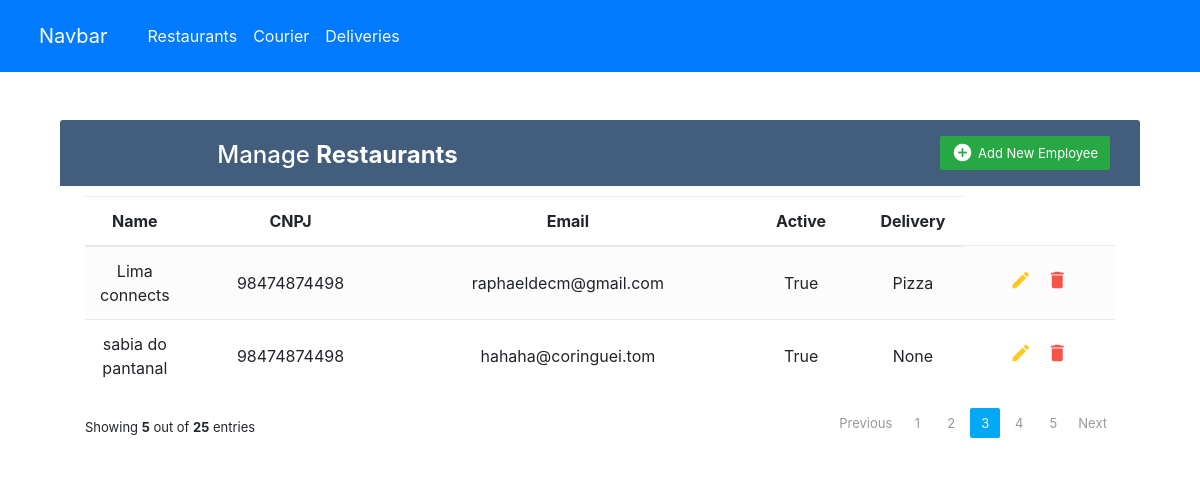
The app's page /restaurants, older data.
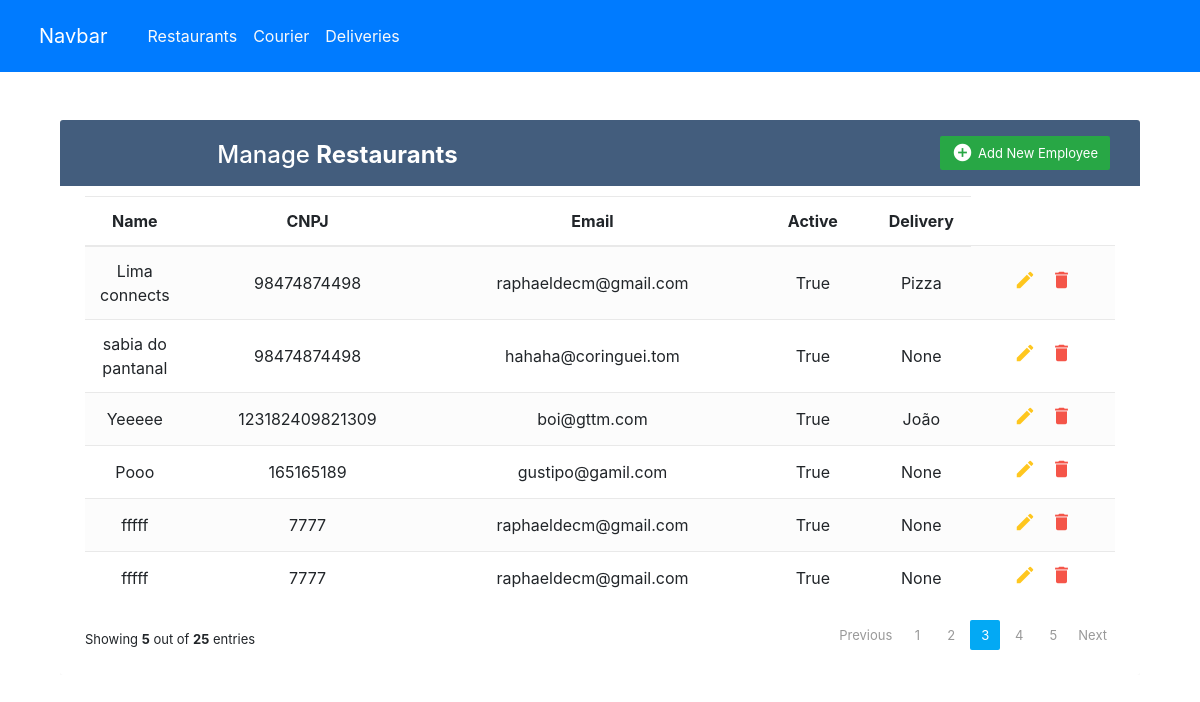
The same page, newer data.
### main/models.py (models this page shows, shortened)
class Restaurant(models.Model):
    name = models.CharField(max_length=25)
    cnpj = models.CharField(max_length=25)
    email = models.CharField(max_length=25)
    active = models.BooleanField(default=1)
    delivery = models.OneToOneField(Delivery, on_delete = models.CASCADE, blank = True, null = True)

class Delivery(models.Model):
    name = models.CharField(max_length=25)
    total = models.DecimalField(max_digits=6,decimal_places=2)
    status = models.CharField(max_length=25)
    courier = models.ForeignKey(Courier, on_delete = models.CASCADE)
    def __str__(self):
        return self.name

### main/views.py (the view)
# urls.py: path('restaurants', restaurant, name = 'restaurants'),
def restaurant(request):
    restaurants = Restaurant.objects.all()
    context = {
        'restaurants':restaurants
    }
    return render(request, "restaurant.html", context)

### main/templates/restaurant.html (shortened to what this page needs)
{% extends 'base.html' %}
    {% block content %}
<div class="container-xl">
	<div class="table-responsive">
		<div class="table-wrapper">
			<div class="table-title">
				<div class="row">
					<div class="col-sm-6">
						<h2>Manage <b>Restaurants</b></h2>
					</div>
					<div class="col-sm-6">
						<a href={% url 'restaurant_create' %} class="btn btn-success"><i class="material-icons">&#xE147;</i> <span>Add New Employee</span></a>
					</div>
				</div>
			</div>
			<table class="table table-striped table-hover">
				<thead>
					<tr>
						<th>Name</th>
						<th>CNPJ</th>
						<th>Email</th>
						<th>Active</th>
						<th>Delivery</th>
					</tr>
				</thead>
				<tbody>
                    {% for restaurant in restaurants %}
					<tr>
						<td>{{restaurant.name}}</td>
						<td>{{restaurant.cnpj}}</td>
						<td>{{restaurant.email}}</td>
						<td>{{restaurant.active}}</td>
						<td>{{restaurant.delivery}}</td>
						<td>
							<a href="#editEmployeeModal" class="edit" data-toggle="modal"><i class="material-icons" data-toggle="tooltip" title="Edit">&#xE254;</i></a>
							<a href="#deleteEmployeeModal" class="delete" data-toggle="modal"><i class="material-icons" data-toggle="tooltip" title="Delete">&#xE872;</i></a>
						</td>
					</tr>
                    {% endfor %}
				</tbody>
			</table>
			<div class="clearfix">
				<div class="hint-text">Showing <b>5</b> out of <b>25</b> entries</div>
				<ul class="pagination">
					<li class="page-item disabled"><a href="#">Previous</a></li>
					<li class="page-item"><a href="#" class="page-link">1</a></li>
					<li class="page-item"><a href="#" class="page-link">2</a></li>
					<li class="page-item active"><a href="#" class="page-link">3</a></li>
					<li class="page-item"><a href="#" class="page-link">4</a></li>
					<li class="page-item"><a href="#" class="page-link">5</a></li>
					<li class="page-item"><a href="#" class="page-link">Next</a></li>
				</ul>
			</div>
		</div>
	</div>
</div>
{% endblock %}

### main/templates/base.html (shortened to what this page needs)
{% load static %}
<!DOCTYPE html>
<html lang="en">
	<head>
		<link rel="stylesheet" href="{% static 'css/style.css' %}">
		<link rel="stylesheet" href="https://stackpath.bootstrapcdn.com/bootstrap/4.5.0/css/bootstrap.min.css">
		<link rel="stylesheet" href="https://maxcdn.bootstrapcdn.com/font-awesome/4.7.0/css/font-awesome.min.css">
	</head>
	<body>
		<div class='grid text-center'>
		<nav class="navbar navbar-expand-lg navbar-dark bg-primary d-flex mb-5">
				<div class="container-fluid">
					<a class="navbar-brand fs-1 p-2" href={% url 'home' %}>Navbar</a>
					<div class="collapse navbar-collapse" id="navbarNav">
						<ul class="navbar-nav ms-auto p-2">
							<li class="nav-item">
							<a class="nav-link fs-4 text-light" aria-current="page" href={% url 'restaurants' %}>Restaurants</a>
							</li>
							<li class="nav-item">
							<a class="nav-link fs-4 text-light" href={% url 'couriers' %}>Courier</a>
							</li>
							<li class="nav-item">
							<a class="nav-link fs-4 text-light" href={% url 'deliveries' %}>Deliveries</a>
						</ul>
			</div>
		</nav>
		<div class="container">
			{% block content %}
			{% endblock %}
		</div>
	</body>
</html>

### static/css/style.css (style rules this page uses)
body { color: #566787; background: #f5f5f5; font-family: 'Varela Round', sans-serif; font-size: 13px; }
.table-responsive { margin: 30px 0; }
.table-wrapper { background: #fff; padding: 20px 25px; border-radius: 3px; min-width: 1000px; box-shadow: 0 1px 1px rgba(0,0,0,.05); }
.table-title { padding-bottom: 15px; background: #435d7d; color: #fff; padding: 16px 30px; min-width: 100%; margin: -20px -25px 10px; border-radius: 3px 3px 0 0; }
.table-title h2 { margin: 5px 0 0; font-size: 24px; }
.table-title .btn { color: #fff; float: right; font-size: 13px; border: none; min-width: 50px; border-radius: 2px; border: none; outline: none !important; margin-left: 10px; }
.table-title .btn i { float: left; font-size: 21px; margin-right: 5px; }
.table-title .btn span { float: left; margin-top: 2px; }
table.table tr th, table.table tr td { border-color: #e9e9e9; padding: 12px 15px; vertical-align: middle; }
table.table tr th:first-child { width: 60px; }
table.table tr th:last-child { width: 100px; }
table.table-striped tbody tr:nth-of-type(odd) { background-color: #fcfcfc; }
table.table td:last-child i { opacity: 0.9; font-size: 22px; margin: 0 5px; }
table.table td a { font-weight: bold; color: #566787; display: inline-block; text-decoration: none; outline: none !important; }
table.table td a.edit { color: #FFC107; }
table.table td a.delete { color: #F44336; }
table.table td i { font-size: 19px; }
.pagination { float: right; margin: 0 0 5px; }
.pagination li a { border: none; font-size: 13px; min-width: 30px; min-height: 30px; color: #999; margin: 0 2px; line-height: 30px; border-radius: 2px !important; text-align: center; padding: 0 6px; }
.pagination li.active a, .pagination li.active a.page-link { background: #03A9F4; }
.hint-text { float: left; margin-top: 10px; font-size: 13px; }

Row changes from the older to the newer data that the page shows:
added Restaurant: name "Yeeeee", cnpj "123182409821309", email "boi@gttm.com", active "True", delivery "João"
added Restaurant: name "Pooo", cnpj "165165189", email "gustipo@gamil.com", active "True", delivery "None"
added Restaurant: name "fffff", cnpj "7777", email "raphaeldecm@gmail.com", active "True", delivery "None"
added Restaurant: name "fffff", cnpj "7777", email "raphaeldecm@gmail.com", active "True", delivery "None"
